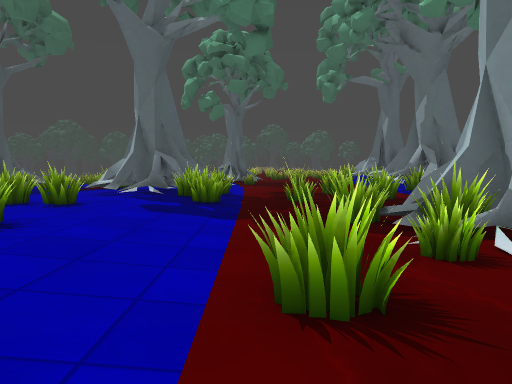
view 1 (above)

20 first-person views from a walk through a level from a Godot 3-D game. The camera is 1.2 m above the floor, tilts 4° down and sees 70° across. The floor is counted in squares, 1 m on a side. Each view is taken from the middle of a square. On the plan, view 1 faces up. The plan holds only what a view shows up to about 15 squares ahead; the rest is blank. The place goes on beyond the plan. Some surface patterns are stand-ins.

view 2
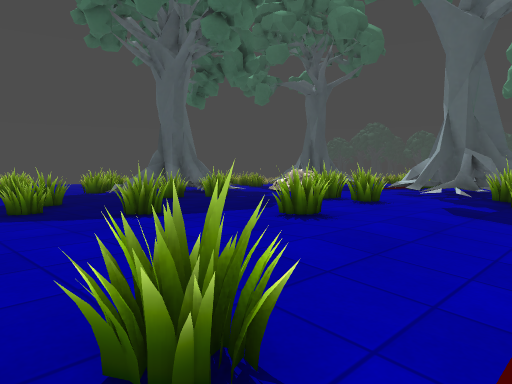

view 3
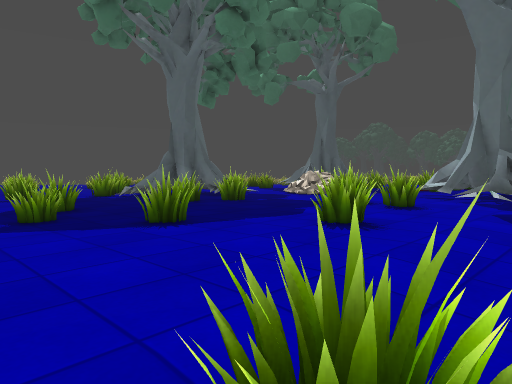

view 4
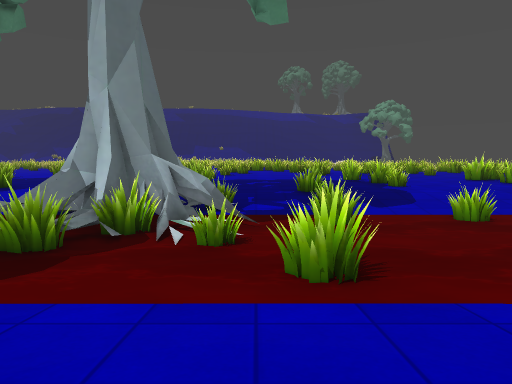

view 5
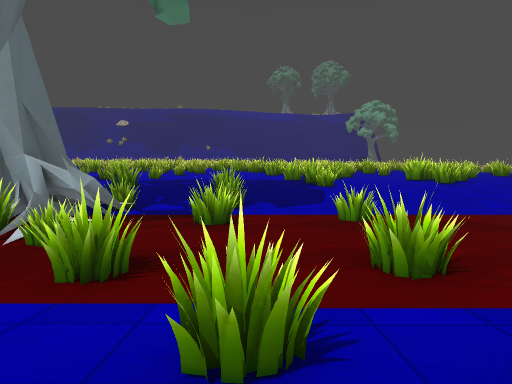

view 6
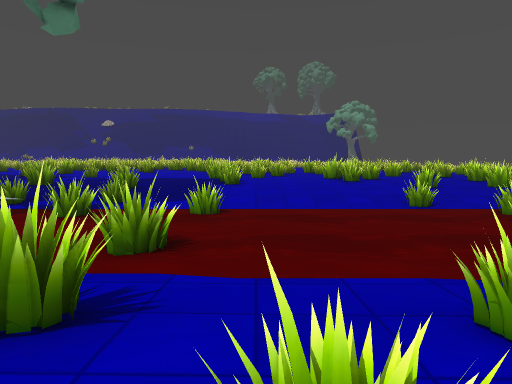

view 7
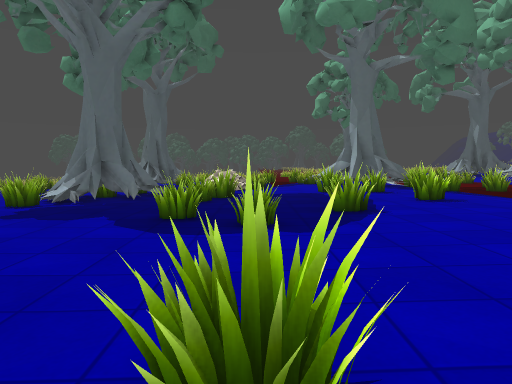

view 8
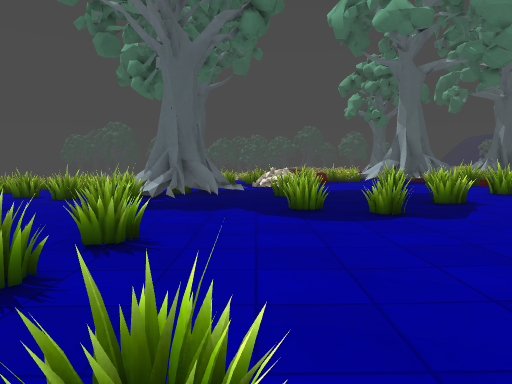

view 9
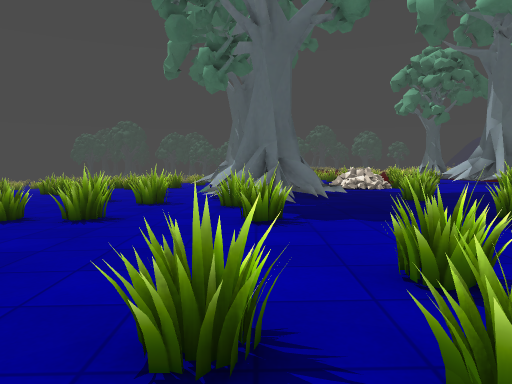

view 10
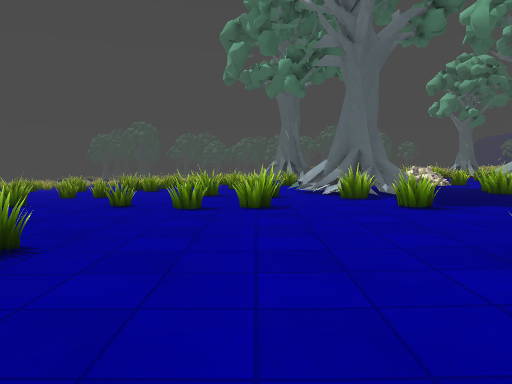

view 11
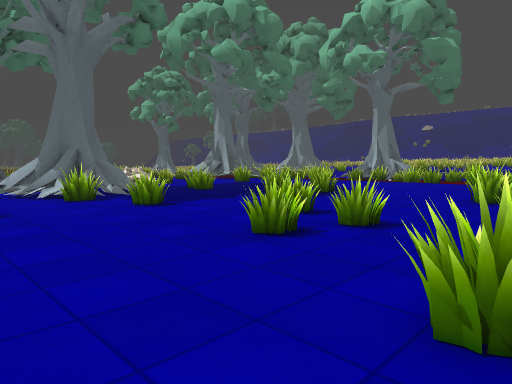

view 12
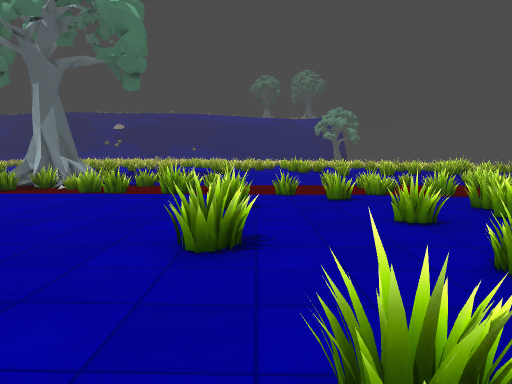

view 13
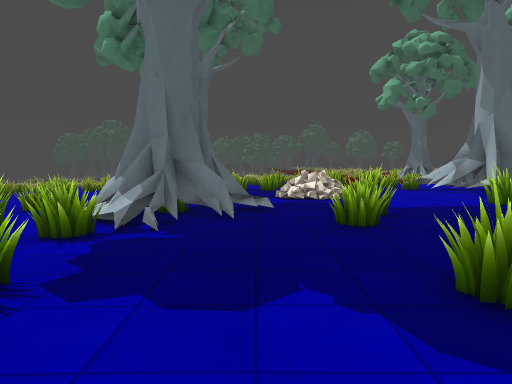

view 14
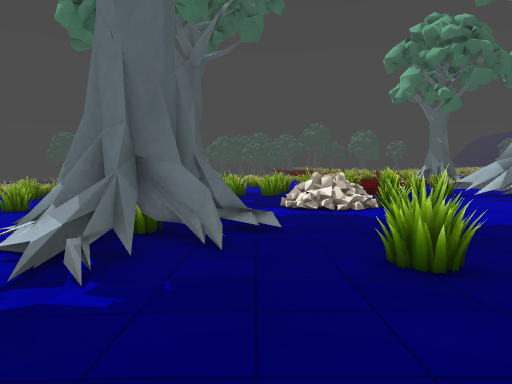

view 15
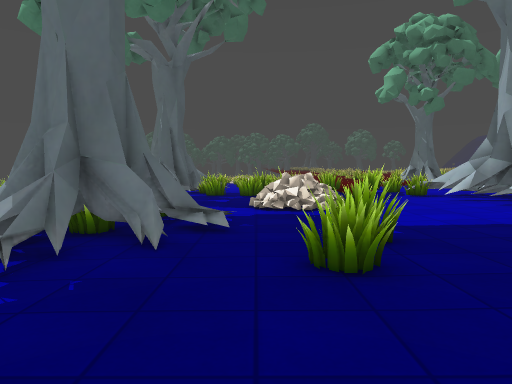

view 16
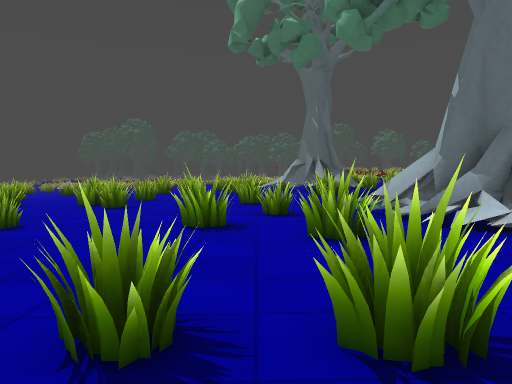

view 17
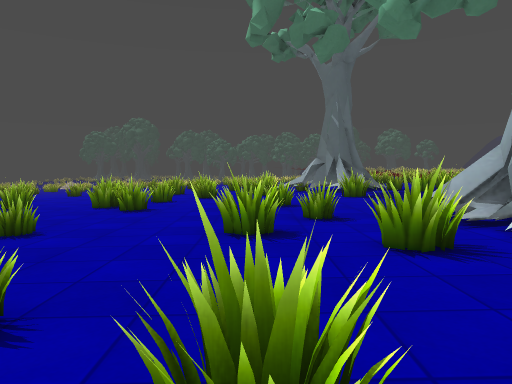

view 18
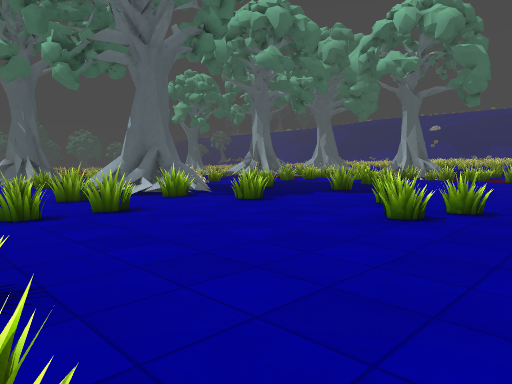

view 19
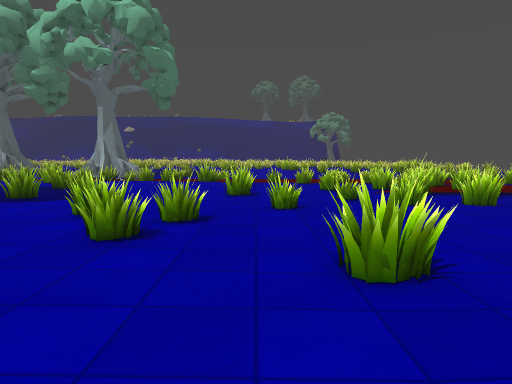

view 20
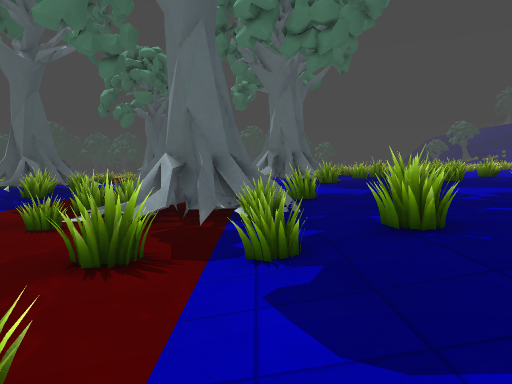

### Floor plan
Key: @ floor where view 1 was taken; # wall or solid block; x gap in a wall; . main floor; : floor 0.25 m higher than the main floor; - floor 0.25 m lower than the main floor; + floor 0.5 m higher than the main floor; / step, stairs or slope; = window, fence, low wall or low ledge; ~ water the walk can cross; ≈ water the walk keeps out of; O other object.
Columns run from 25 left of view 1 to 11 right of it. Each row starts with its distance up from view 1.
 18       =   ...     =:
 17      ---  ...=   .===
 16 --== ---  ..==   ..##
 15 --==---    ./ ==../=####=~~ ≈  ≈=
 14 -------    ./O#==..:###==~~~~≈≈≈   ==
 13 ----=-    =....=.../ ===.~≈≈~=x   +=+
 12 ---==-/   #.......::::===~≈≈ ~~   +++
 11 --=---=####=......=::::==~~~ ~~≈   ++
 10 -=#=--/####......====:::=~~~ ~≈≈  +++
  9 --=-==/=###..==...::=:::.~~~ =#   +++
  8 ----=#-/#=...==...::::::.~≈x≈## #==++
  7 -------==#...=....::=:::.~~≈=####==+=
  6 =-----.==.........::==::.~~~≈####=+==
  5 =-===.............::=:::.~~≈≈~##==+++
  4 -=====..=....=...==:::::.≈≈~≈~~~//+++
  3 ----...===...===.=::::::.==~~~≈~/:=++
  2 ---............==.:::::=.~≈~~≈=≈====+
  1 ---...............:::::==~~~~~≈~=:=++
  0 =--......==.......:::::=.@≈~~~~~//+++
 -1 ==--...====.......::::===≈=≈~~≈≈:/++=
 -2  ----..====.......:::::=.~≈~~~≈=:/++=
 -3 =-----...==...=x=.==:==..~~~~~~~//+++
 -4 =------.....=..=..==:=:..~~~~~~~//+++
 -5 - ---==#-..==......:::==.~~~~~~~//+++
 -6    --=== .....=..=.:==:..~~~~~~~//+++

Positions as (right, up) in squares from view 1, and headings:
1: (0, 0), facing up
2: (0, 0), facing up-left
3: (-1, 0), facing up-left
4: (-4, 4), facing right
5: (-4, 1), facing right
6: (-5, -3), facing right
7: (-10, -5), facing up
8: (-13, -6), facing up
9: (-17, -4), facing up
10: (-21, -6), facing up
11: (-22, -6), facing up-right
12: (-15, -4), facing right
13: (-14, 0), facing up
14: (-14, 3), facing up
15: (-13, 3), facing up
16: (-22, 2), facing up
17: (-23, 3), facing up
18: (-25, -5), facing up-right
19: (-23, -4), facing right
20: (7, -3), facing up
